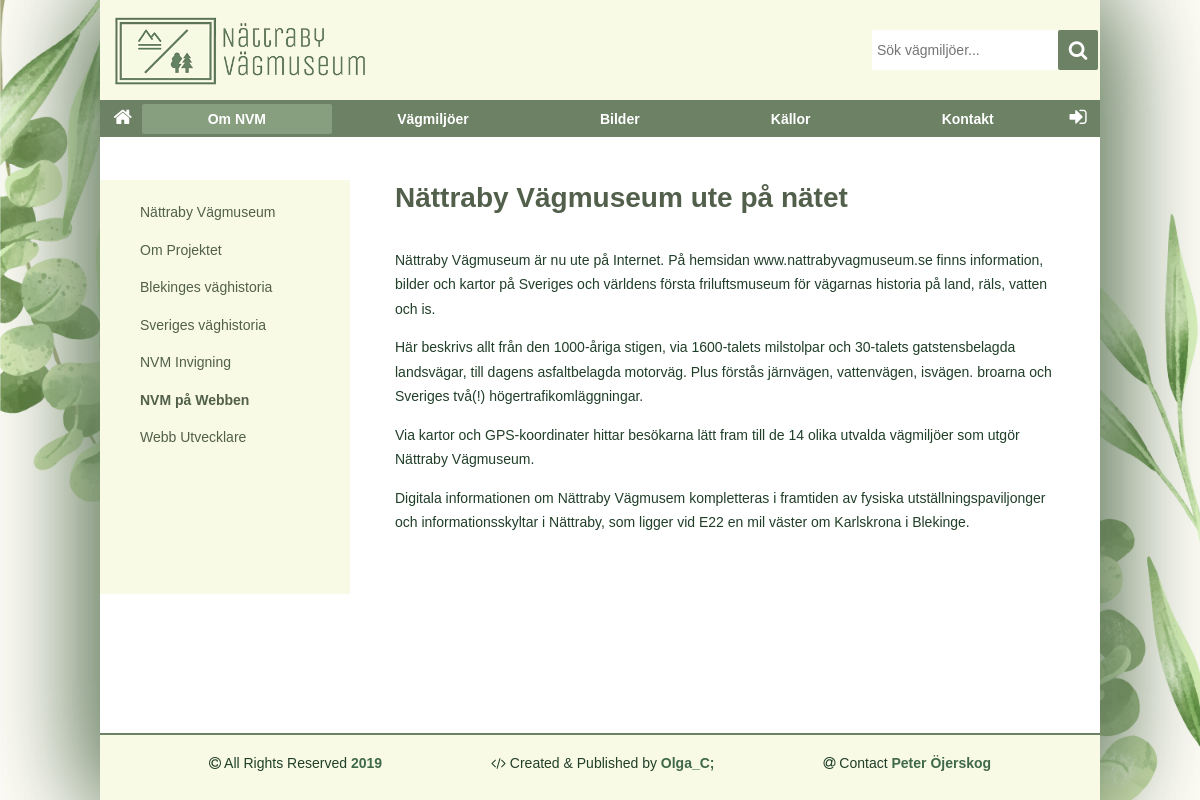
/about.php?page=web, run on the app's committed database.
### tables this page shows
CREATE TABLE article
(
    id INTEGER PRIMARY KEY NOT NULL,
    name TEXT UNIQUE NOT NULL,
    title TEXT NOT NULL,
    data TEXT NOT NULL,
    author TEXT NOT NULL,
    gps TEXT,
    mapImage TEXT,
    image1 TEXT,
    image1Alt TEXT,
    image1Text, TEXT,
    image2 TEXT,
    image2Alt TEXT,
    image2Text TEXT
);

### about.php (called while the page is built, shortened)
<?php
require __DIR__ . "/incl/header.php";
require __DIR__ . "/view/multipage.php";
require __DIR__ . "/incl/footer.php";

### src/functions.php (called while the page is built, shortened)
<?php
function getArticle($db, $table, $name)
{
    $sql = "SELECT title, data FROM $table WHERE name = ?";
    $stmt = $db->prepare($sql);
    $stmt->execute([$name]);
    $res = $stmt->fetchAll();
    return $res;
}

### about/web.php (the view, shortened to what this page needs)
<?php
$name = "om-vagmuseum-natet";
$article = getArticle($dbObj, "article", $name);
echo '<h1>' . $article[0]['title'] . '</h1>';
echo $article[0]['data'];

### css/style.css (style rules this page uses)
html { overflow-y: scroll; height: 100%; }
body { margin: 0; height: 100%; color: rgb(32, 62, 40); font-family: Verdana, Geneva, Tahoma, sans-serif; font-size: 14px; }
p { line-height: 1.75em; margin: 1em 0; }
h1 { font-size: 28px; font-weight: bold; color: #515f4b; margin: 1.2em 0; }
.multi h1 { margin: 0 0 1.2em; }

### data on the page
article: title "Nättraby Vägmuseum ute på nätet", data "Nättraby Vägmuseum är nu ute på Internet. På hemsidan www.nattrabyvagmuseum.se finns information, bilder och kartor på Sveriges och världens första friluftsmuseum för vägarnas historia på land, räls, vatten och is. Här beskrivs allt från den 1000-åriga stigen, via 1600-talets milstolpar och 30-talets gatstensbelagda landsvägar, till dagens asfaltbelagda motorväg. Plus förstås järnvägen, vattenvägen, isvägen. broarna och Sveriges två(!) högertrafikomläggningar. Via kartor och GPS-koordinater hittar besökarna lätt fram till de 14 olika utvalda vägmiljöer som utgör Nättraby Vägmuseum. Digitala informationen om Nättraby Vägmusem kompletteras i framtiden av fysiska utställningspaviljonger och…"

### other printed values
$value["nav"] "Nättraby Vägmuseum"
$value["nav"] "Om Projektet"
$value["nav"] "Blekinges väghistoria"
$value["nav"] "Sveriges väghistoria"
$value["nav"] "NVM Invigning"
$value["nav"] "NVM på Webben"
$value["nav"] "Webb Utvecklare"
